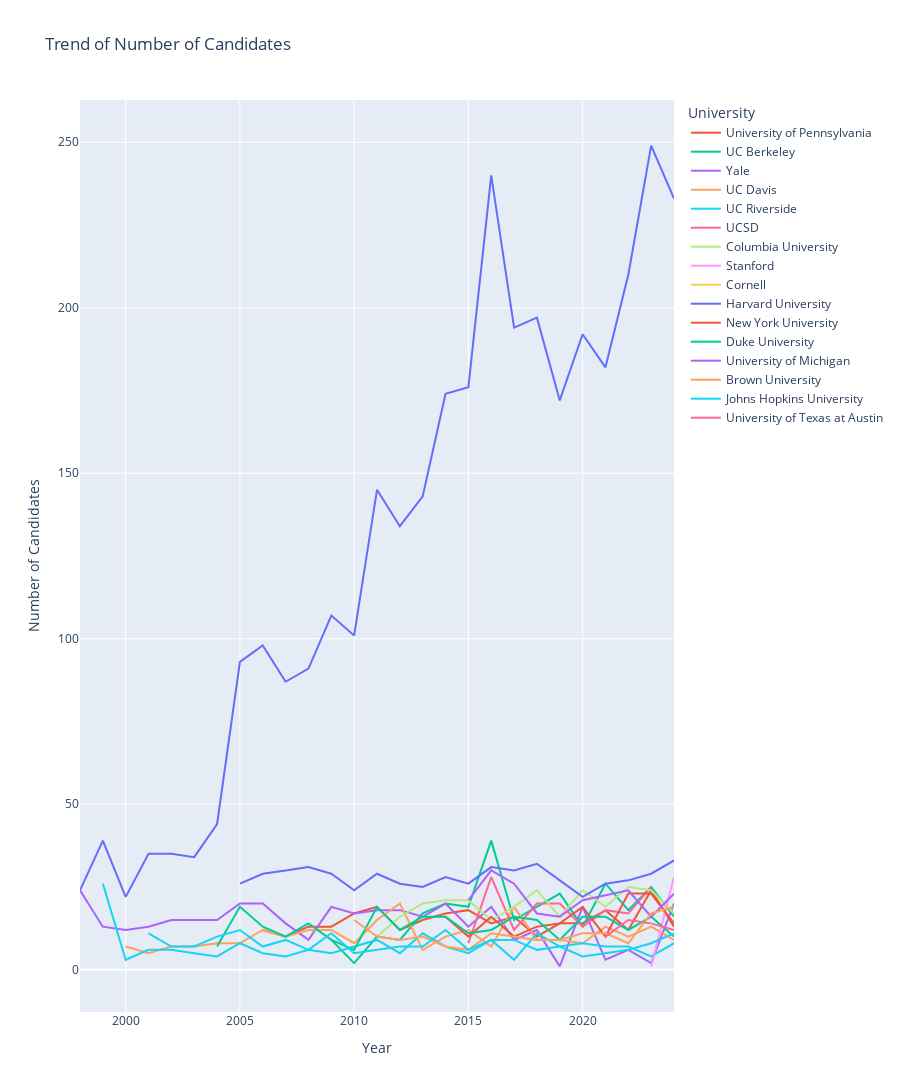

The notebook cell saved with this chart:
### Code cell
# Get total counts by year
yearly_counts = full_df[full_df['year'] != 2025].groupby('year').size().reset_index(name='count')

# Get counts by university and year
uni_yearly_counts = full_df[full_df['year'] != 2025].groupby(['year', 'university']).size().reset_index(name='count')

# Create figure
fig = px.line(yearly_counts, x='year', y='count', 
              title='Trend of Number of Candidates',
              labels={'year': 'Year', 'count': 'Number of Candidates'},
              height=1200)  # Double the default height which is typically around 600

# Add individual university lines
for uni in full_df['university'].unique():
    uni_data = uni_yearly_counts[uni_yearly_counts['university'] == uni]
    fig.add_scatter(x=uni_data['year'], y=uni_data['count'],
                   name=uni, mode='lines')

# Update legend
fig.update_layout(
    showlegend=True,
    legend_title_text='University'
)

# Save the plot as an HTML file
pio.write_html(fig, file='../output/graphs/candidates_trend.html')

# Display the plot in notebook
fig.show()

### Figure 1 — Plotly figure (JSON) as saved in the notebook; plotly's stock layout.template omitted (floating-point values rounded to 4 significant figures)
{"data": [{"hovertemplate": "Year=%{x}<br>Number of Candidates=%{y}<extra></extra>", "legendgroup": "", "line": {"color": "#636efa", "dash": "solid"}, "marker": {"symbol": "circle"}, "mode": "lines", "name": "", "orientation": "v", "showlegend": false, "type": "scatter", "x": [1998, 1999, 2000, 2001, 2002, 2003, 2004, 2005, 2006, 2007, 2008, 2009, 2010, 2011, 2012, 2013, 2014, 2015, 2016, 2017, 2018, 2019, 2020, 2021, 2022, 2023, 2024], "xaxis": "x", "y": [24, 39, 22, 35, 35, 34, 44, 93, 98, 87, 91, 107, 101, 145, 134, 143, 174, 176, 240, 194, 197, 172, 192, 182, 210, 249, 233], "yaxis": "y"}, {"mode": "lines", "name": "University of Pennsylvania", "type": "scatter", "x": [2006, 2007, 2008, 2009, 2010, 2011, 2012, 2013, 2014, 2015, 2016, 2017, 2018, 2019, 2020, 2021, 2022, 2023, 2024], "y": [12, 10, 13, 13, 17, 19, 12, 15, 17, 18, 14, 16, 10, 14, 14, 18, 12, 24, 13]}, {"mode": "lines", "name": "UC Berkeley", "type": "scatter", "x": [2009, 2010, 2011, 2012, 2013, 2014, 2015, 2016, 2017, 2018, 2019, 2020, 2021, 2022, 2023, 2024], "y": [9, 2, 10, 9, 17, 20, 19, 39, 15, 19, 23, 13, 26, 18, 25, 16]}, {"mode": "lines", "name": "Yale", "type": "scatter", "x": [1998, 1999, 2000, 2001, 2002, 2003, 2004, 2005, 2006, 2007, 2008, 2009, 2010, 2011, 2012, 2013, 2014, 2015, 2016, 2017, 2018, 2019, 2020, 2021, 2022, 2023, 2024], "y": [24, 13, 12, 13, 15, 15, 15, 20, 20, 14, 9, 19, 17, 18, 18, 16, 20, 13, 19, 9, 12, 1, 19, 3, 6, 2, 20]}, {"mode": "lines", "name": "UC Davis", "type": "scatter", "x": [2000, 2001, 2002, 2003, 2004, 2005, 2006, 2007, 2008, 2009, 2010, 2011, 2012, 2013, 2014, 2015, 2016, 2017, 2018, 2019, 2020, 2021, 2022, 2023, 2024], "y": [7, 5, 7, 7, 8, 8, 12, 10, 12, 12, 8, 15, 20, 6, 10, 12, 7, 19, 9, 9, 8, 13, 10, 13, 9]}, {"mode": "lines", "name": "UC Riverside", "type": "scatter", "x": [1999, 2000, 2001, 2002, 2003, 2004, 2005, 2006, 2007, 2008, 2009, 2010, 2011, 2012, 2013, 2014, 2015, 2016, 2017, 2018, 2019, 2020, 2021, 2022, 2023, 2024], "y": [26, 3, 6, 6, 5, 4, 8, 5, 4, 6, 5, 7, 9, 5, 11, 7, 5, 9, 3, 11, 7, 8, 7, 7, 4, 8]}, {"mode": "lines", "name": "UCSD", "type": "scatter", "x": [2015, 2016, 2017, 2018, 2019, 2020, 2021, 2022, 2023], "y": [8, 28, 12, 20, 20, 13, 18, 17, 25]}, {"mode": "lines", "name": "Columbia University", "type": "scatter", "x": [2011, 2012, 2013, 2014, 2015, 2016, 2017, 2018, 2019, 2020, 2021, 2022, 2023, 2024], "y": [10, 16, 20, 21, 21, 15, 19, 24, 16, 24, 19, 25, 24, 17]}, {"mode": "lines", "name": "Stanford", "type": "scatter", "x": [2023, 2024], "y": [1, 28]}, {"mode": "lines", "name": "Cornell", "type": "scatter", "x": [2023], "y": [8]}, {"mode": "lines", "name": "Harvard University", "type": "scatter", "x": [2005, 2006, 2007, 2008, 2009, 2010, 2011, 2012, 2013, 2014, 2015, 2016, 2017, 2018, 2019, 2020, 2021, 2022, 2023, 2024], "y": [26, 29, 30, 31, 29, 24, 29, 26, 25, 28, 26, 31, 30, 32, 27, 22, 26, 27, 29, 33]}, {"mode": "lines", "name": "New York University", "type": "scatter", "x": [2014, 2015, 2016, 2017, 2018, 2019, 2020, 2021, 2022, 2023, 2024], "y": [16, 10, 16, 10, 13, 14, 19, 10, 23, 23, 14]}, {"mode": "lines", "name": "Duke University", "type": "scatter", "x": [2004, 2005, 2006, 2007, 2008, 2009, 2010, 2011, 2012, 2013, 2014, 2015, 2016, 2017, 2018, 2019, 2020, 2021, 2022, 2023, 2024], "y": [7, 19, 13, 10, 14, 9, 6, 19, 12, 16, 16, 11, 12, 16, 15, 9, 16, 16, 12, 16, 10]}, {"mode": "lines", "name": "University of Michigan", "type": "scatter", "x": [2015, 2016, 2017, 2018, 2019, 2020, 2022, 2023, 2024], "y": [21, 30, 26, 17, 16, 21, 24, 16, 23]}, {"mode": "lines", "name": "Brown University", "type": "scatter", "x": [2010, 2011, 2012, 2013, 2014, 2015, 2016, 2017, 2018, 2019, 2020, 2021, 2022, 2023, 2024], "y": [15, 10, 9, 10, 7, 6, 11, 10, 9, 9, 11, 11, 8, 17, 19]}, {"mode": "lines", "name": "Johns Hopkins University", "type": "scatter", "x": [2001, 2002, 2003, 2004, 2005, 2006, 2007, 2008, 2009, 2010, 2011, 2012, 2013, 2014, 2015, 2016, 2017, 2018, 2019, 2020, 2021, 2022, 2023, 2024], "y": [11, 7, 7, 10, 12, 7, 9, 6, 11, 5, 6, 7, 7, 12, 6, 9, 9, 6, 7, 4, 5, 6, 8, 11]}, {"mode": "lines", "name": "University of Texas at Austin", "type": "scatter", "x": [2021, 2022, 2023, 2024], "y": [10, 15, 14, 12]}], "layout": {"height": 1200, "legend": {"title": {"text": "University"}, "tracegroupgap": 0}, "showlegend": true, "title": {"text": "Trend of Number of Candidates"}, "xaxis": {"anchor": "y", "domain": [0, 1], "title": {"text": "Year"}}, "yaxis": {"anchor": "x", "domain": [0, 1], "title": {"text": "Number of Candidates"}}}}
